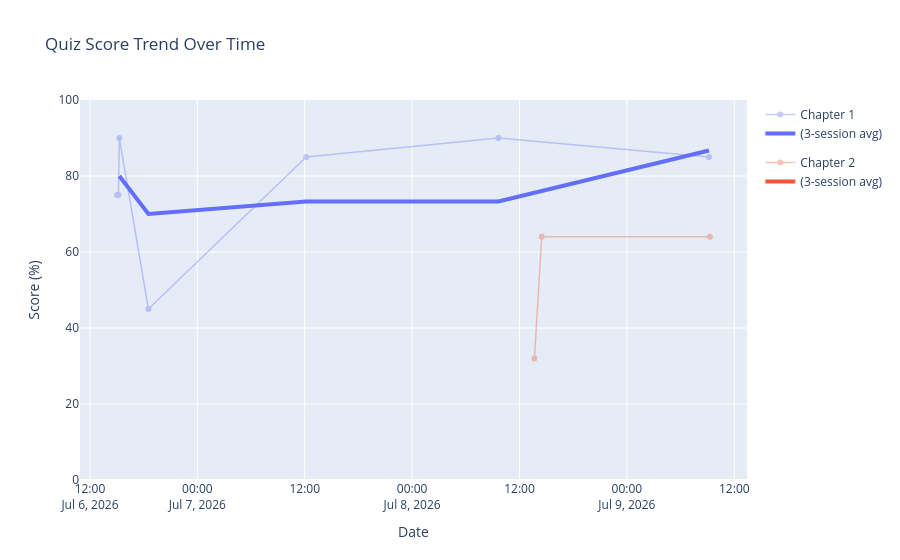

Notebook code for this chart:
### Markdown cell above
## Progress history

Run the cell below any time to see your score trend across all logged attempts, and which questions you've missed most often overall.

### Code cell
import os
import pandas as pd
import plotly.graph_objects as go
import plotly.express as px
from quiz_engine import LOG_PATH

if os.path.exists(LOG_PATH):
    log_df = pd.read_csv(LOG_PATH)
    log_df["timestamp"] = pd.to_datetime(log_df["timestamp"])
    log_df["chapter"] = log_df["chapter"].astype(str)  # "1", "2", "1-2", etc.
    log_df = log_df.sort_values("timestamp")

    # --- Score trend chart, one color per chapter/section: faint for the
    # actual scores, bold for that same group's rolling average ---
    palette = px.colors.qualitative.Plotly
    group_labels = sorted(log_df["chapter"].unique())
    color_map = {label: palette[i % len(palette)] for i, label in enumerate(group_labels)}

    fig = go.Figure()
    for group_label, group in log_df.groupby("chapter"):
        group = group.sort_values("timestamp")
        display_name = f"Section {group_label}" if "-" in group_label else f"Chapter {group_label}"
        color = color_map[group_label]

        # Actual session scores - faint
        fig.add_trace(go.Scatter(
            x=group["timestamp"], y=round(group["pct"], 1),
            mode="lines+markers", name=display_name,
            legendgroup=group_label,
            line=dict(color=color, width=1.5),
            marker=dict(color=color, size=6),
            opacity=0.35,
        ))

        # Rolling 3-session average - same color, bold - only plotted once
        # 3+ real sessions exist for that group, so it's never diluted
        if len(group) >= 3:
            rolling = group["pct"].rolling(window=3, min_periods=3).mean()
            fig.add_trace(go.Scatter(
                x=group["timestamp"], y=round(rolling, 1),
                mode="lines", name=f"(3-session avg)",
                legendgroup=group_label,
                line=dict(color=color, width=4),
                opacity=1.0,
            ))

    fig.update_layout(
        title="Quiz Score Trend Over Time",
        xaxis_title="Date", yaxis_title="Score (%)",
        yaxis_range=[0, 100],
        hovermode="x unified",
    )
    fig.show()

    # --- Most frequently missed questions (unchanged - still a list) ---
    print()
    print("Most frequently missed questions overall:")
    miss_counts = {}
    for _, row in log_df.iterrows():
        missed = str(row["missed_question_ids"]).split(";") if pd.notna(row["missed_question_ids"]) and row["missed_question_ids"] else []
        for qid in missed:
            if qid:
                miss_counts[qid] = miss_counts.get(qid, 0) + 1

    miss_df = pd.DataFrame(
        [{"question_id": qid, "times_missed": count} for qid, count in miss_counts.items()]
    ).sort_values("times_missed", ascending=False)
    display(miss_df.head(10))
else:
    print("No completed sessions logged yet - run the quiz above and finish a full deck first.")

### Figure 1 — Plotly figure (JSON) as saved in the notebook; plotly's stock layout.template omitted (floating-point values rounded to 4 significant figures)
{"data": [{"legendgroup": "1", "line": {"color": "#636EFA", "width": 1.5}, "marker": {"color": "#636EFA", "size": 6}, "mode": "lines+markers", "name": "Chapter 1", "opacity": 0.35, "type": "scatter", "x": ["2026-07-06T15:01:57", "2026-07-06T15:10:35", "2026-07-06T15:17:01", "2026-07-06T18:31:58", "2026-07-07T12:09:58", "2026-07-08T09:38:48", "2026-07-09T09:10:26"], "y": [75, 75, 90, 45, 85, 90, 85]}, {"legendgroup": "1", "line": {"color": "#636EFA", "width": 4}, "mode": "lines", "name": "(3-session avg)", "opacity": 1, "type": "scatter", "x": ["2026-07-06T15:01:57", "2026-07-06T15:10:35", "2026-07-06T15:17:01", "2026-07-06T18:31:58", "2026-07-07T12:09:58", "2026-07-08T09:38:48", "2026-07-09T09:10:26"], "y": [null, null, 80, 70, 73.3, 73.3, 86.7]}, {"legendgroup": "2", "line": {"color": "#EF553B", "width": 1.5}, "marker": {"color": "#EF553B", "size": 6}, "mode": "lines+markers", "name": "Chapter 2", "opacity": 0.35, "type": "scatter", "x": ["2026-07-08T13:39:59", "2026-07-08T14:28:47", "2026-07-09T09:16:28"], "y": [32, 64, 64]}, {"legendgroup": "2", "line": {"color": "#EF553B", "width": 4}, "mode": "lines", "name": "(3-session avg)", "opacity": 1, "type": "scatter", "x": ["2026-07-08T13:39:59", "2026-07-08T14:28:47", "2026-07-09T09:16:28"], "y": [null, null, 53.3]}], "layout": {"hovermode": "x unified", "title": {"text": "Quiz Score Trend Over Time"}, "xaxis": {"title": {"text": "Date"}}, "yaxis": {"range": [0, 100], "title": {"text": "Score (%)"}}}}
